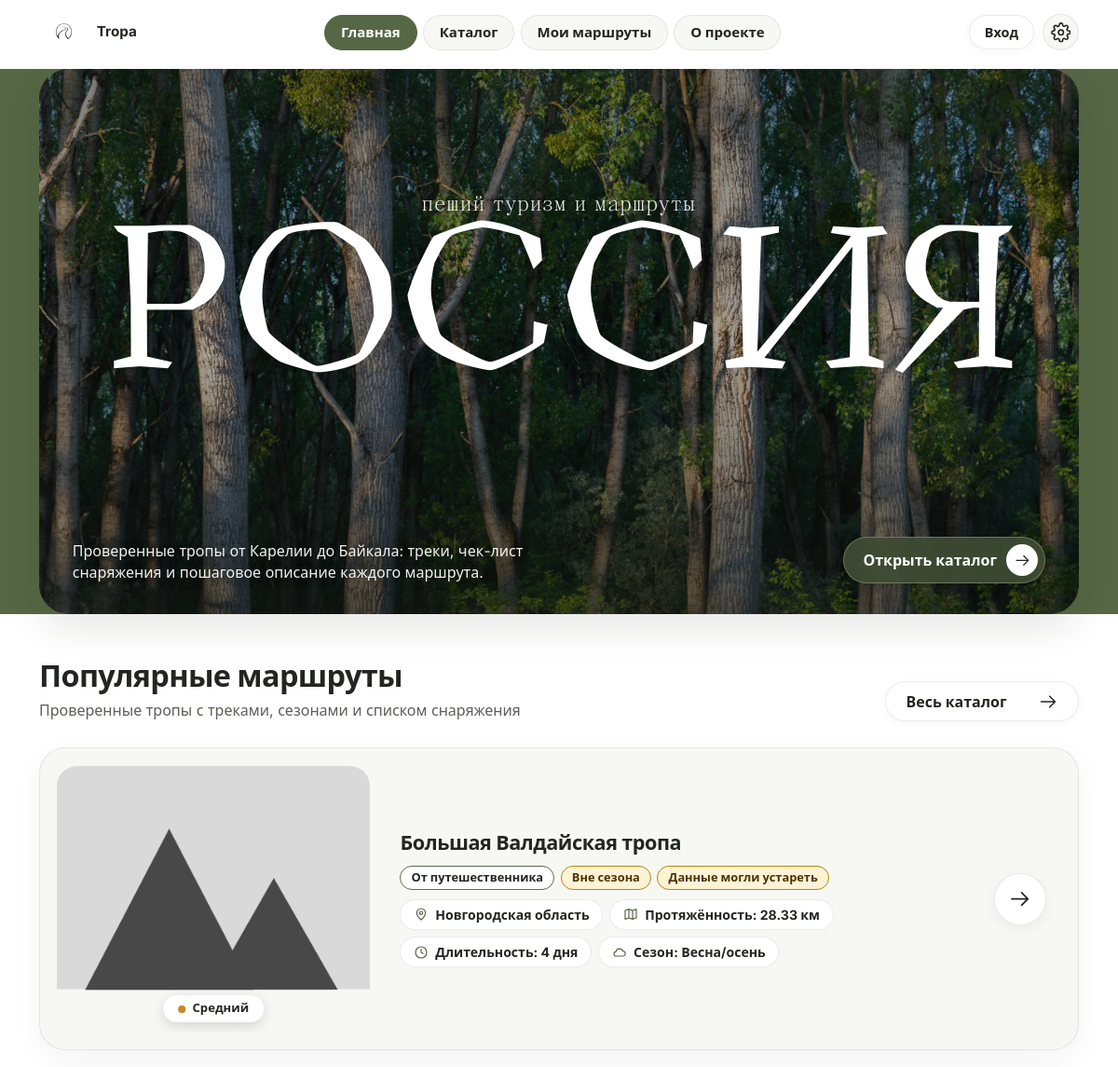
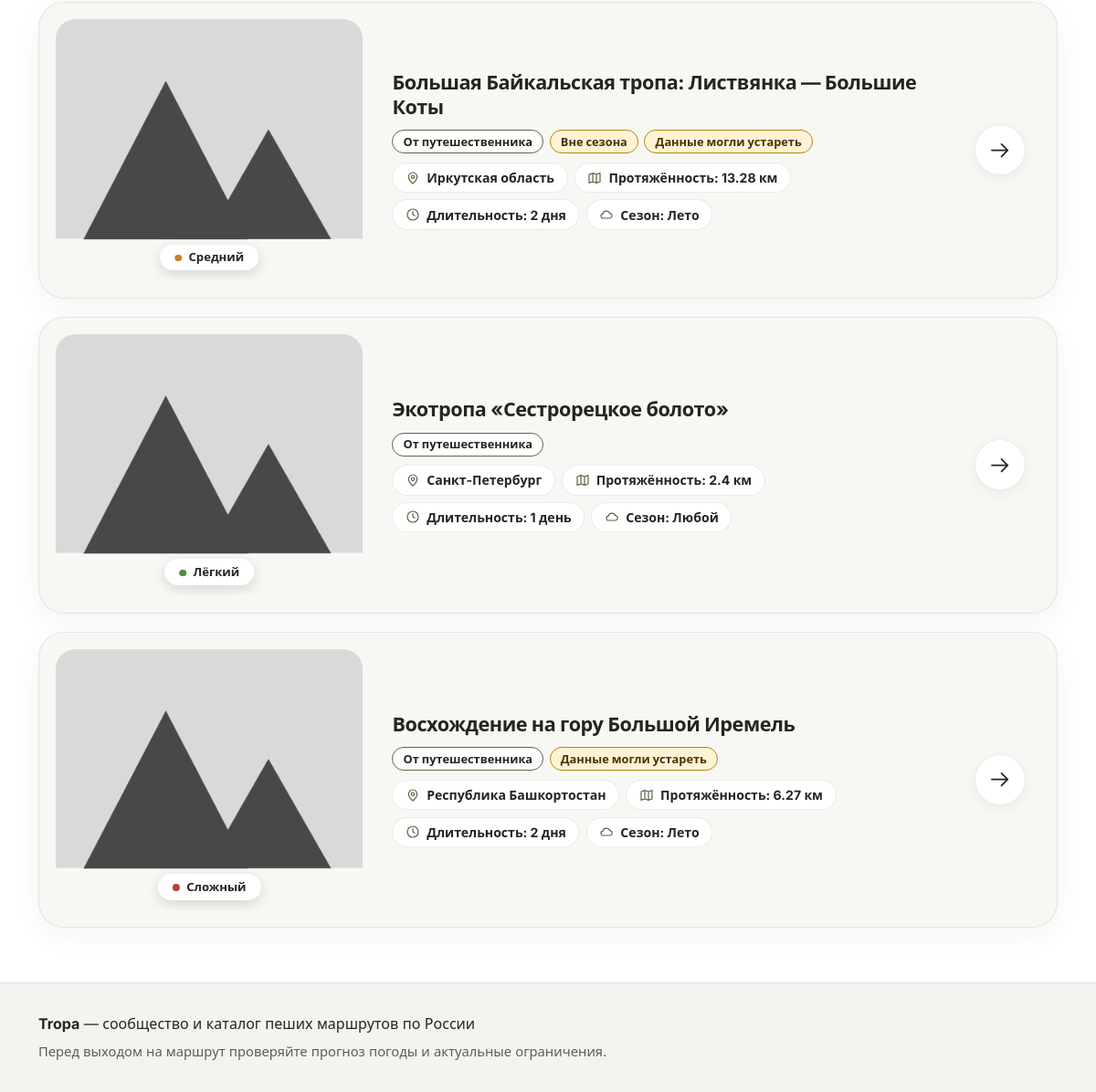
The app's page /, older data (2 pictures, top to bottom).
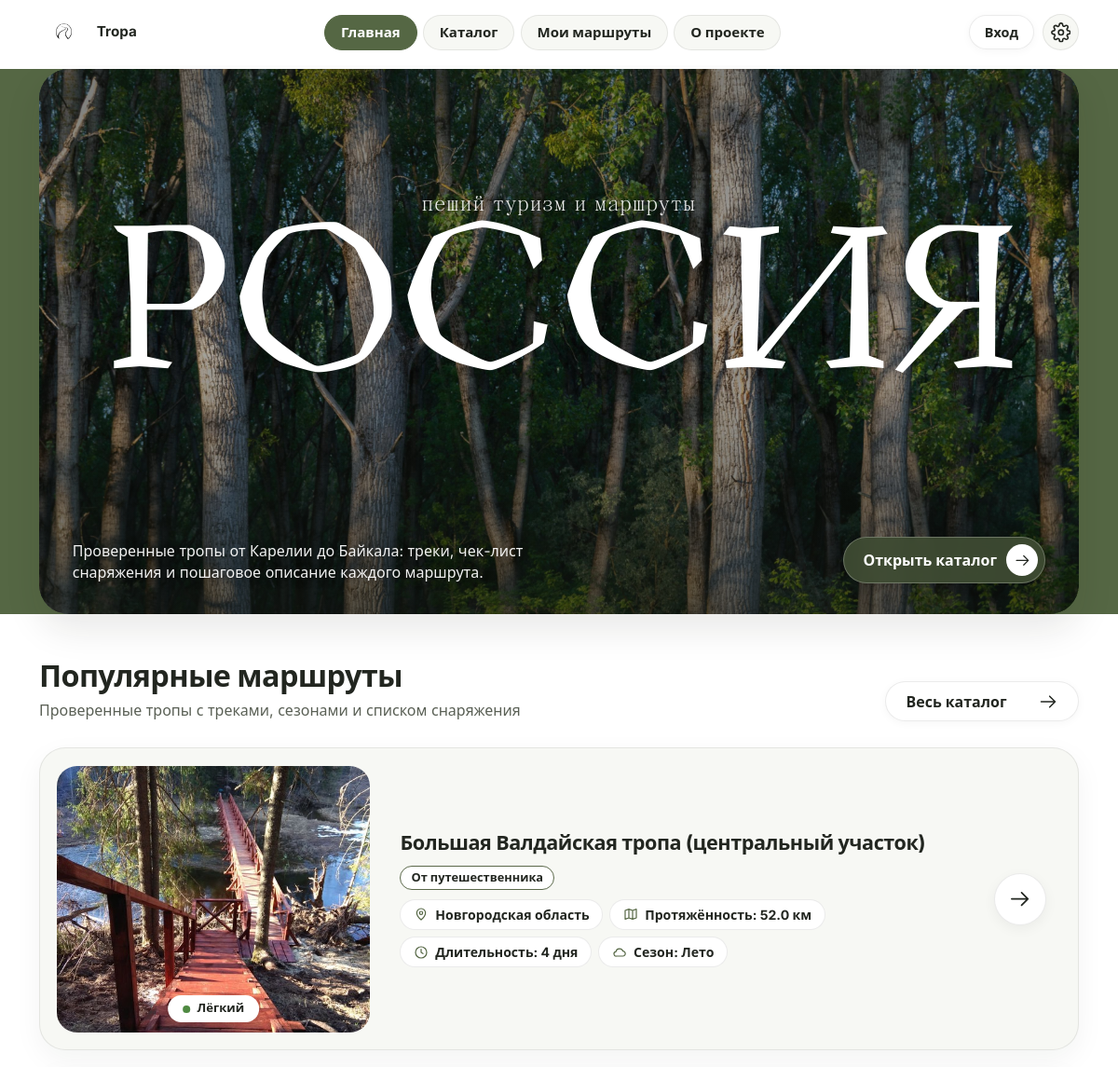
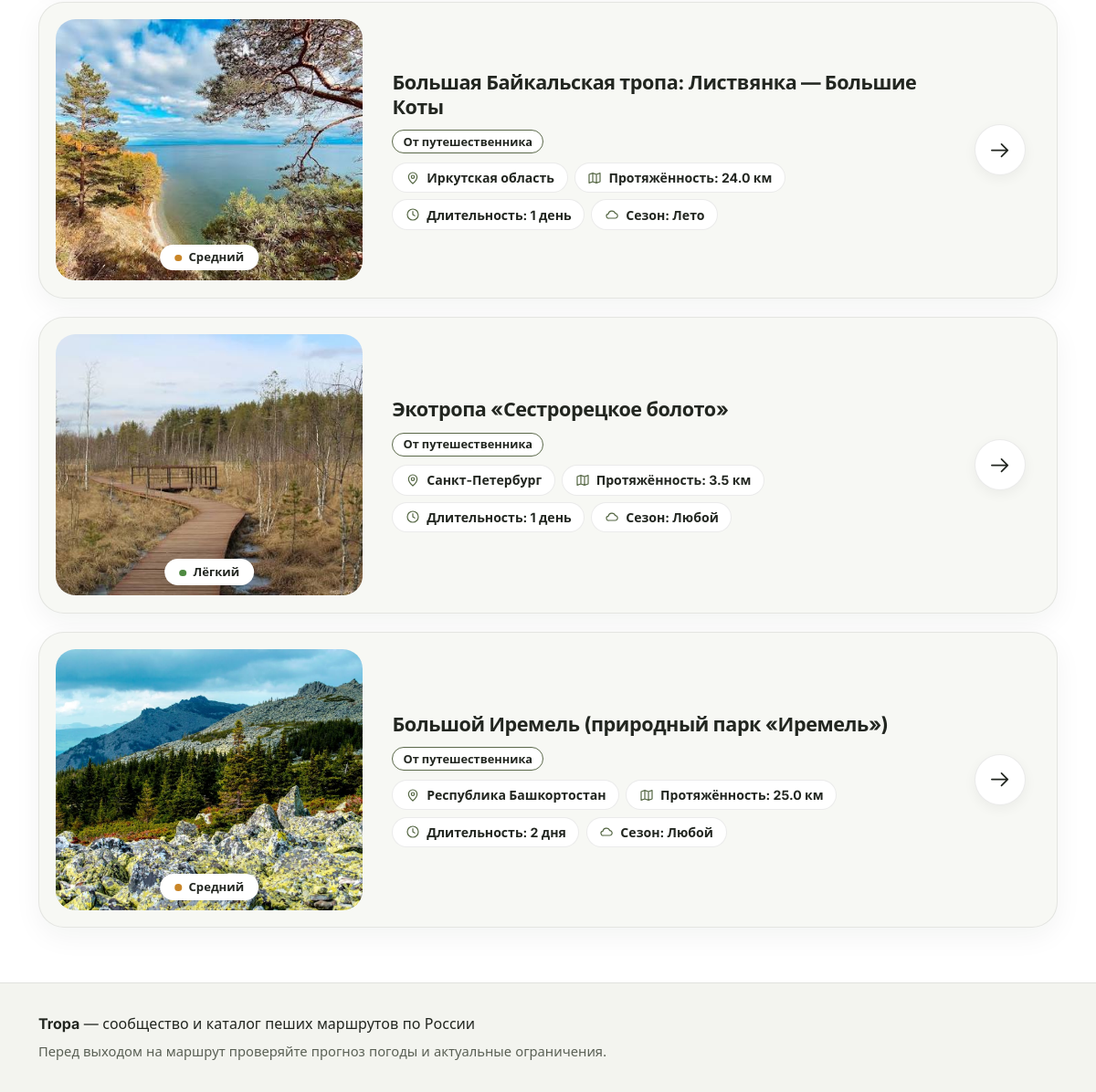
The same page, newer data (2 pictures, top to bottom).
### tables this page shows
CREATE TABLE routes (
    id             INTEGER PRIMARY KEY AUTOINCREMENT,
    author_id      INTEGER NOT NULL REFERENCES users(id),
    title          TEXT NOT NULL,
    region         TEXT NOT NULL,
    length_km      REAL NOT NULL,
    difficulty     TEXT NOT NULL CHECK (difficulty IN ('easy', 'medium', 'hard')),
    days           INTEGER NOT NULL DEFAULT 1,
    season         TEXT NOT NULL DEFAULT 'any',
    terrain        TEXT NOT NULL DEFAULT 'any',
    description    TEXT NOT NULL,
    restrictions   TEXT,
    source_url     TEXT,
    source_checked TEXT,
    open_from      TEXT,
    open_to        TEXT,
    is_public      INTEGER NOT NULL DEFAULT 1,
    views          INTEGER NOT NULL DEFAULT 0,
    surface        TEXT,
    max_slope      TEXT,
    has_steps      INTEGER NOT NULL DEFAULT 0,
    rest_points    TEXT,
    created_at     TEXT NOT NULL DEFAULT CURRENT_TIMESTAMP
);

### views/pages.py (the view)
@bp.route("/")
def index():
    routes, has_more = popular(0)
    return render_template("index.html", routes=routes, has_more=has_more)

### app.py (called while the page is built)
def ru_days(n):
    n = int(n)
    if 11 <= n % 100 <= 14:
        word = "дней"
    elif n % 10 == 1:
        word = "день"
    elif 2 <= n % 10 <= 4:
        word = "дня"
    else:
        word = "дней"
    return f"{n} {word}"

### db.py (called while the page is built)
def get_db():
    if "db" not in g:
        g.db = sqlite3.connect(current_app.config["DATABASE"])
        g.db.row_factory = sqlite3.Row
        g.db.execute("PRAGMA foreign_keys = ON")
    return g.db

### views/auth.py (called while the page is built)
@bp.before_app_request
def load_logged_in_user():
    user_id = session.get("user_id")
    g.user = None
    if user_id is not None:
        g.user = get_db().execute(
            "SELECT id, username FROM users WHERE id = ?", (user_id,)
        ).fetchone()
        if g.user is None:
            session.clear()

### views/pages.py (called while the page is built)
def popular(offset):
    rows = get_db().execute(
        "SELECT * FROM routes WHERE is_public = 1 ORDER BY (kind = 'curated') DESC, views DESC, id DESC LIMIT ? OFFSET ?",
        (PAGE + 1, offset),
    ).fetchall()
    return rows[:PAGE], len(rows) > PAGE

### templates/index.html (shortened to what this page needs)
{% extends "base.html" %}
{% block main_class %}home{% endblock %}
{% block content %}
  <div class="hero-wrap">
    <section class="hero" aria-labelledby="hero-title">
      <img class="hero-bg" src="{{ url_for('static', filename='img/hero.jpg') }}"
           alt="Горный пейзаж на рассвете" fetchpriority="high">
      <div class="hero-center">
        <p class="hero-kicker">пеший туризм и маршруты</p>
        <h1 class="hero-text" id="hero-title">
          <span class="hero-big" aria-hidden="true"><span>Россия</span></span>
        </h1>
      </div>
      <div class="hero-bottom">
        <p class="hero-lead">Проверенные тропы от Карелии до Байкала: треки, чек-лист снаряжения и пошаговое описание каждого маршрута.</p>
        <a class="btn btn-hero" href="{{ url_for('routes.catalog') }}">
          <span>Открыть каталог</span>
          <span class="btn-circle"><svg class="icon" aria-hidden="true"><use href="#i-arrow"/></svg></span>
        </a>
      </div>
    </section>
  </div>
  <section class="section" aria-labelledby="popular-title">
    <div class="section-head">
      <div>
        <h2 id="popular-title">Популярные маршруты</h2>
        <p class="section-sub">Проверенные тропы с треками, сезонами и списком снаряжения</p>
      </div>
      <a class="btn btn-wide" href="{{ url_for('routes.catalog') }}">
        <span>Весь каталог</span>
        <svg class="icon" aria-hidden="true"><use href="#i-arrow"/></svg>
      </a>
    </div>
    {% if routes %}
      <ul class="route-list" id="popular-list">
        {% for r in routes %}{% include "_route_card.html" %}{% endfor %}
      </ul>
    {% else %}
      <div class="empty card">
        <p>Публичных маршрутов пока нет.</p>
        <a class="btn btn-primary" href="{{ url_for('routes.create') }}">Добавить первый маршрут</a>
      </div>
    {% endif %}
  </section>
{% endblock %}

### templates/_route_card.html (shortened to what this page needs)
<li class="route-card">
  <div class="route-thumb">
    <img src="{{ route_image(r['id']) }}" alt="Фото маршрута: {{ r['title'] }}"
         width="400" height="286" loading="lazy">
    <span class="diff-pill diff-{{ r['difficulty'] }}">{{ DIFFICULTY[r['difficulty']] }}</span>
  </div>
  <div class="route-body">
    <h3><a href="{{ url_for('routes.detail', route_id=r['id']) }}">{{ r['title'] }}</a></h3>
        <ul class="tags" aria-label="Метки маршрута">
          {% for cls, text in route_badges(r) %}<li class="tag tag--{{ cls }}">{{ text }}</li>{% endfor %}
        </ul>
    <ul class="meta">
      <li><svg class="icon" aria-hidden="true"><use href="#i-pin"/></svg><span>{{ r['region'] }}</span></li>
      <li><svg class="icon" aria-hidden="true"><use href="#i-map"/></svg><span>Протяжённость: {{ r['length_km'] }} км</span></li>
      <li><svg class="icon" aria-hidden="true"><use href="#i-clock"/></svg><span>Длительность: {{ r['days']|ru_days }}</span></li>
      <li><svg class="icon" aria-hidden="true"><use href="#i-cloud"/></svg><span>Сезон: {{ SEASONS[r['season']] }}</span></li>
    </ul>
  </div>
  <span class="arrow-btn" aria-hidden="true"><svg class="icon"><use href="#i-arrow"/></svg></span>
</li>

Row changes from the older to the newer data that the page shows:
removed routes: difficulty "Средний", title "Большая Валдайская тропа", text "От путешественника" "Вне сезона" "Данные могли устареть", region "Новгородская область", length_km "28.33", days|ru_days "4 дня", season "Весна/осень"
removed routes: difficulty "Средний", title "Большая Байкальская тропа: Листвянка — Большие Коты", text "От путешественника" "Вне сезона" "Данные могли устареть", region "Иркутская область", length_km "13.28", days|ru_days "2 дня", season "Лето"
removed routes: difficulty "Лёгкий", title "Экотропа «Сестрорецкое болото»", text "От путешественника", region "Санкт-Петербург", length_km "2.4", days|ru_days "1 день", season "Любой"
removed routes: difficulty "Сложный", title "Восхождение на гору Большой Иремель", text "От путешественника" "Данные могли устареть", region "Республика Башкортостан", length_km "6.27", days|ru_days "2 дня", season "Лето"
added routes: shows a picture, difficulty "Лёгкий", title "Большая Валдайская тропа (центральный участок)", text "От путешественника", region "Новгородская область", length_km "52.0", days|ru_days "4 дня", season "Лето"
added routes: shows a picture, difficulty "Средний", title "Большая Байкальская тропа: Листвянка — Большие Коты", text "От путешественника", region "Иркутская область", length_km "24.0", days|ru_days "1 день", season "Лето"
added routes: shows a picture, difficulty "Лёгкий", title "Экотропа «Сестрорецкое болото»", text "От путешественника", region "Санкт-Петербург", length_km "3.5", days|ru_days "1 день", season "Любой"
added routes: shows a picture, difficulty "Средний", title "Большой Иремель (природный парк «Иремель»)", text "От путешественника", region "Республика Башкортостан", length_km "25.0", days|ru_days "2 дня", season "Любой"
